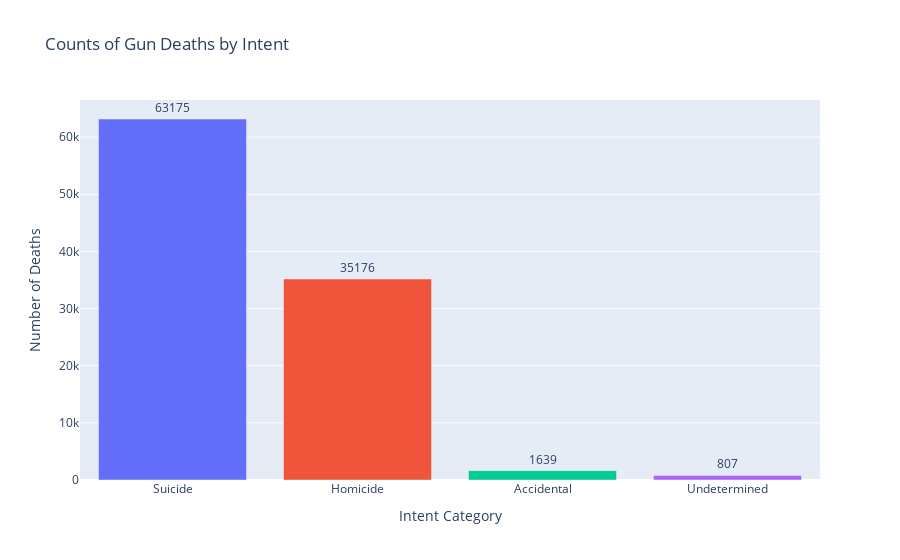

The notebook cell this image was saved under:
### Code cell
import plotly.express as px



intent_counts = df['intent'].value_counts()[['Suicide','Homicide','Accidental','Undetermined']].reset_index()
intent_counts.columns = ['Intent', 'Count']


fig = px.bar(
    intent_counts,
    x='Intent',
    y='Count',
    title='Counts of Gun Deaths by Intent',
    color='Intent',
    text='Count'
)

fig.update_layout(
    xaxis_title="Intent Category",
    yaxis_title="Number of Deaths",
    showlegend=False
)

fig.update_traces(textposition='outside')

fig.show()

### Figure 1 — Plotly figure (JSON) as saved in the notebook; plotly's stock layout.template omitted (floating-point values rounded to 4 significant figures)
{"data": [{"alignmentgroup": "True", "hovertemplate": "Intent=%{x}<br>Count=%{text}<extra></extra>", "legendgroup": "Suicide", "marker": {"color": "#636efa", "pattern": {"shape": ""}}, "name": "Suicide", "offsetgroup": "Suicide", "orientation": "v", "showlegend": true, "text": [63175], "textposition": "outside", "type": "bar", "x": ["Suicide"], "xaxis": "x", "y": [63175], "yaxis": "y"}, {"alignmentgroup": "True", "hovertemplate": "Intent=%{x}<br>Count=%{text}<extra></extra>", "legendgroup": "Homicide", "marker": {"color": "#EF553B", "pattern": {"shape": ""}}, "name": "Homicide", "offsetgroup": "Homicide", "orientation": "v", "showlegend": true, "text": [35176], "textposition": "outside", "type": "bar", "x": ["Homicide"], "xaxis": "x", "y": [35176], "yaxis": "y"}, {"alignmentgroup": "True", "hovertemplate": "Intent=%{x}<br>Count=%{text}<extra></extra>", "legendgroup": "Accidental", "marker": {"color": "#00cc96", "pattern": {"shape": ""}}, "name": "Accidental", "offsetgroup": "Accidental", "orientation": "v", "showlegend": true, "text": [1639], "textposition": "outside", "type": "bar", "x": ["Accidental"], "xaxis": "x", "y": [1639], "yaxis": "y"}, {"alignmentgroup": "True", "hovertemplate": "Intent=%{x}<br>Count=%{text}<extra></extra>", "legendgroup": "Undetermined", "marker": {"color": "#ab63fa", "pattern": {"shape": ""}}, "name": "Undetermined", "offsetgroup": "Undetermined", "orientation": "v", "showlegend": true, "text": [807], "textposition": "outside", "type": "bar", "x": ["Undetermined"], "xaxis": "x", "y": [807], "yaxis": "y"}], "layout": {"barmode": "relative", "legend": {"title": {"text": "Intent"}, "tracegroupgap": 0}, "showlegend": false, "title": {"text": "Counts of Gun Deaths by Intent"}, "xaxis": {"anchor": "y", "categoryarray": ["Suicide", "Homicide", "Accidental", "Undetermined"], "categoryorder": "array", "domain": [0, 1], "title": {"text": "Intent Category"}}, "yaxis": {"anchor": "x", "domain": [0, 1], "title": {"text": "Number of Deaths"}}}}
